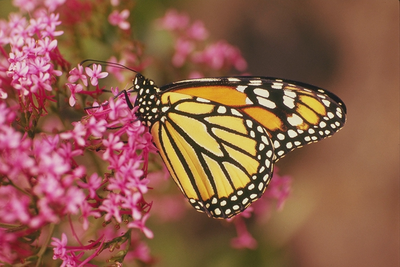
#> input picture CV00/data/monarch.bmp, 400 x 267 px, shrunk from 768 x 512 before the run
$ python CV_00_0_Test.py
#> lines starting #> are read from the running program, lines starting #| are printed output that depends on the picture
import cv2 as cv

# 1. 현재의 위치에서 상위 폴더의 data 폴더에는 이번 시간 다룰 샘플 영상과 비디오 동영상을 저장하였다.
route = "C:/CV/01/CV00/data"
a = cv.imread("../data/monarch.bmp")
#> a is the input picture: shape (267, 400, 3); mean B, G, R 75, 93, 143.5
b = cv.imread("../data/smooth.jpg")
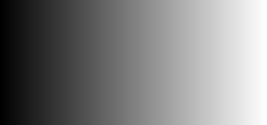
#> input picture CV00/data/smooth.jpg, 267 x 125 px, shrunk from 512 x 240 before the run
#> b is the input picture: shape (125, 267, 3); min 0, max 255, mean 127.5
# print(f"type(a)={type(a)}, a.shape={a.shape}, a.dtype={a.dtype}")
# print('type(a)={}, a.shape={}, a.dtype={}'.format(type(a), a.shape, a.dtype))
cv.imshow(route + '00', a)  # 영상 보이기. 창의 이름(test2)에 어레이 영상(a)를 출력한다.
cv.imshow(route + '01', b)  # 영상 보이기. 창의 이름(test2)에 어레이 영상(a)를 출력한다.

cv.waitKey()  # 5000[ms]=5초 기다리기. 중간에 키입력 들어오면 빠져나간다.

c = cv.imread("../data/capture.png")
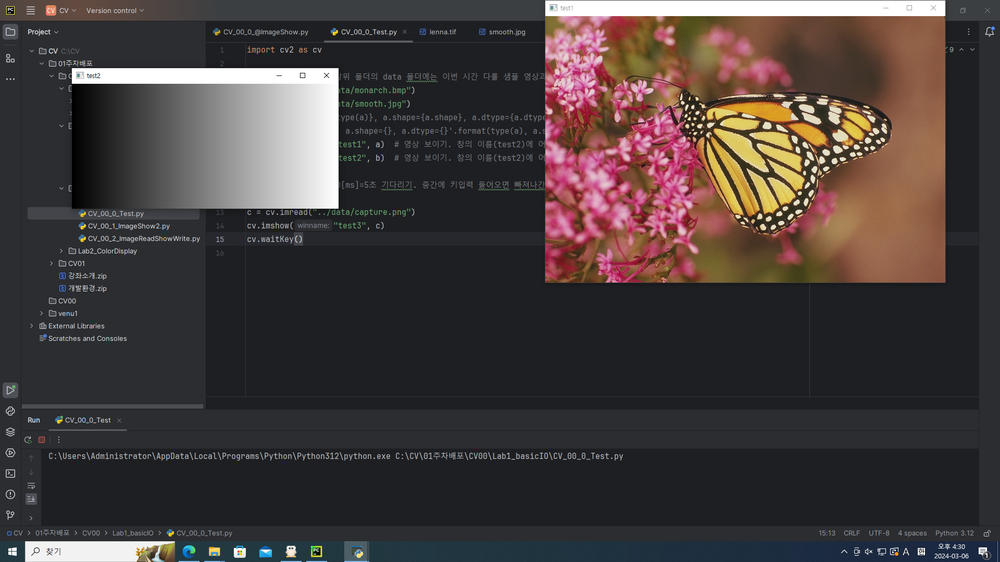
#> input picture CV00/data/capture.PNG, 1000 x 562 px, shrunk from 1920 x 1080 before the run, found by its file name
#> c is the input picture: shape (562, 1000, 3); mean B, G, R 59.2, 60.3, 68.3
cv.imshow(route + '02', c)
cv.waitKey()
